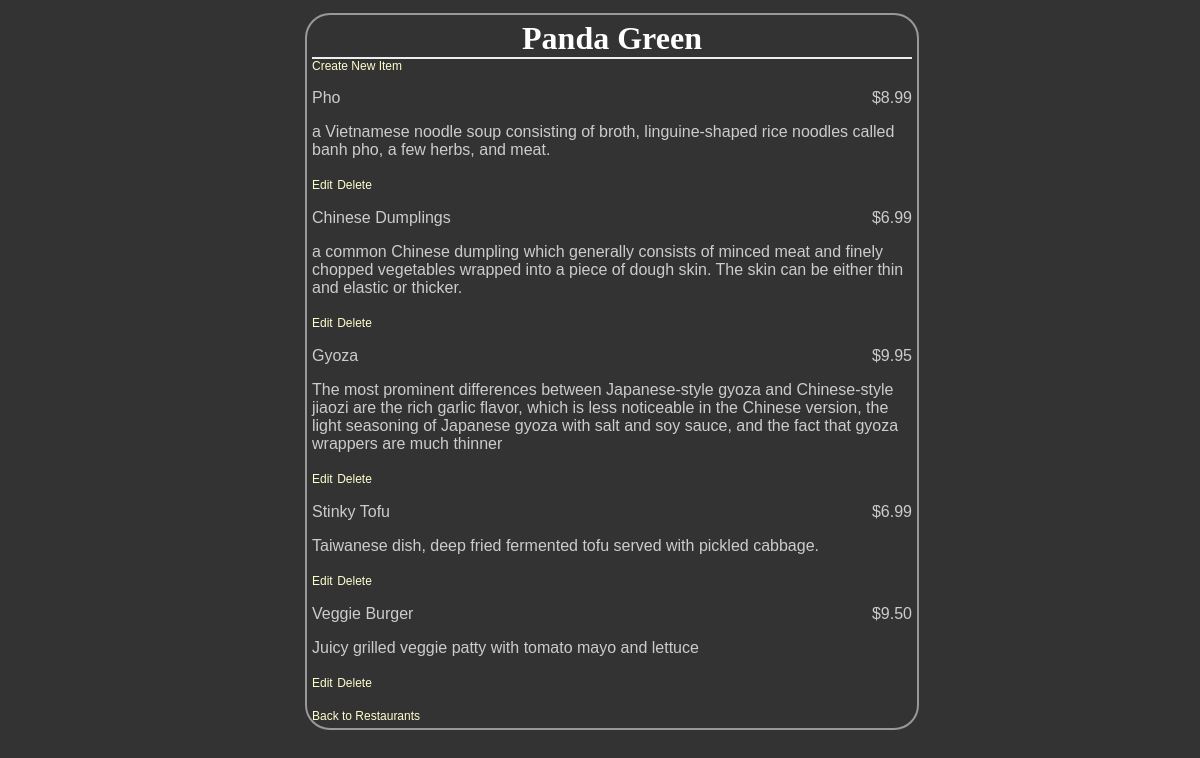
Page /restaurants/3/menu on the committed database.
### database_setup.py (models this page shows, shortened)
class Restaurant(Base):
	__tablename__ = 'restaurant'
        id = Column(Integer, primary_key = True)
        name = Column(String(80), nullable = False)

class MenuItem(Base):
    __tablename__ = 'menu_item'
    name = Column(String(80), nullable = False)
    id = Column(Integer, primary_key = True)
    course = Column(String(80))
    description = Column(String(80))
    price = Column(String(8))
    restaurant_id = Column(Integer, ForeignKey('restaurant.id'))
    restaurant = relationship("Restaurant")

### finalproject.py (the view)
@app.route('/restaurants/<int:restaurant_id>/menu')
def RestaurantMenu(restaurant_id):
    restaurant = session.query(Restaurant).filter_by(id = restaurant_id).one()
    items = session.query(MenuItem).filter_by(restaurant_id=restaurant.id)
    return render_template('menu.html', restaurant = restaurant, items = items)

### templates/menu.html (shortened to what this page needs)
<html>
<head>
	<link rel=stylesheet type=text/css href="{{ url_for('static', filename='styles.css') }}">
	</head>
	<body>
	<div class = 'pane'>
		<div class = 'header'>
		<h1>{{ restaurant.name }}</h1>
	</div>
	<a href = '{{url_for('newMenuItem', restaurant_id = restaurant.id) }}'>Create New Item</a>
		{% for i in items %}
    <div class = 'nameAndPrice'>
		<span class = 'name'><p>{{i.name}}</p></span>
		<span class = 'price'>
		<p>{{i.price}} </p>
	</span>
	</div>
	<div class = 'description'>
		<p>{{i.description}}</p>
	</div>
	<div class = "editdeletepane">
	<a href='{{url_for('editMenuItem',restaurant_id = restaurant.id, menu_id=i.id)}}' >Edit</a>
	<a href='{{url_for('deleteMenuItem', restaurant_id = restaurant.id, menu_id=i.id)}}' >
	Delete</a>
	</div>
		{% endfor %}
<br><a href="{{ url_for('showRestaurants', restaurant_id = restaurant.id)}}">Back to Restaurants</a>
</div>
	</body>
</html>

### static/styles.css (style rules this page uses)
body { font-family: sans-serif; background-image: url('img3.jpg'); background-color: #333333 }
h1, h2, h3, h4 { color: #FFFFFF; }
h1, h2 { font-family: 'Georgia', serif; margin: 0; }
h1 { border-bottom: 2px solid #eee; }
p, dd, dt { color: #CCCCCC; }
a { text-decoration: none; color:#FFFFCC; font-size: .75em; }
.pane { position:absolute; left: 25%; border: 2px solid; width: 50%; border-radius: 25px; padding: 5px; margin: 5px; border-color: #999999; background-color: #333333 }
.header { left:50%; text-align: center; }
.name { width:50%;display: inline-block; float: left; }
.price { text-align: right; width:50%; float: right; }

### rows in the picture
Restaurant: name "Panda Green"
MenuItem: name "Pho", price "$8.99", description "a Vietnamese noodle soup consisting of broth, linguine-shaped rice noodles called banh pho, a few herbs, and meat."
MenuItem: name "Chinese Dumplings", price "$6.99", description "a common Chinese dumpling which generally consists of minced meat and finely chopped vegetables wrapped into a piece of dough skin. The skin can be either thin and elastic or thicker."
MenuItem: name "Gyoza", price "$9.95", description "The most prominent differences between Japanese-style gyoza and Chinese-style jiaozi are the rich garlic flavor, which is less noticeable in the Chinese version, the light seasoning of Japanese gyoza with salt and soy sauce, and the fact that gyoza wrappers are much thinner"
MenuItem: name "Stinky Tofu", price "$6.99", description "Taiwanese dish, deep fried fermented tofu served with pickled cabbage."
MenuItem: name "Veggie Burger", price "$9.50", description "Juicy grilled veggie patty with tomato mayo and lettuce"
